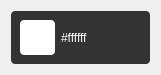
<?xml version="1.0" encoding="UTF-8"?>
<ui version="4.0">
 <class>SmallForm</class>
 <widget class="QWidget" name="SmallForm">
  <property name="geometry">
   <rect>
    <x>0</x>
    <y>0</y>
    <width>166</width>
    <height>79</height>
   </rect>
  </property>
  <property name="windowTitle">
   <string>Form</string>
  </property>
  <layout class="QHBoxLayout" name="horizontalLayout_2">
   <property name="sizeConstraint">
    <enum>QLayout::SetFixedSize</enum>
   </property>
   <property name="leftMargin">
    <number>11</number>
   </property>
   <property name="topMargin">
    <number>11</number>
   </property>
   <property name="rightMargin">
    <number>11</number>
   </property>
   <property name="bottomMargin">
    <number>11</number>
   </property>
   <item>
    <widget class="QWidget" name="widget" native="true">
     <property name="styleSheet">
      <string notr="true">background-color: rgb(51, 51, 51);
border-radius: 4px;</string>
     </property>
     <layout class="QHBoxLayout" name="horizontalLayout">
      <item>
       <widget class="QFrame" name="frame">
        <property name="minimumSize">
         <size>
          <width>35</width>
          <height>35</height>
         </size>
        </property>
        <property name="maximumSize">
         <size>
          <width>35</width>
          <height>35</height>
         </size>
        </property>
        <property name="styleSheet">
         <string notr="true">background-color: rgb(255, 255, 255);</string>
        </property>
        <property name="frameShape">
         <enum>QFrame::StyledPanel</enum>
        </property>
        <property name="frameShadow">
         <enum>QFrame::Raised</enum>
        </property>
       </widget>
      </item>
      <item>
       <widget class="QLabel" name="label">
        <property name="minimumSize">
         <size>
          <width>80</width>
          <height>0</height>
         </size>
        </property>
        <property name="maximumSize">
         <size>
          <width>80</width>
          <height>16777215</height>
         </size>
        </property>
        <property name="styleSheet">
         <string notr="true">font: 700 14pt &quot;Microsoft YaHei UI&quot;;
color: rgb(255, 255, 255);</string>
        </property>
        <property name="text">
         <string>#ffffff</string>
        </property>
       </widget>
      </item>
     </layout>
    </widget>
   </item>
  </layout>
 </widget>
 <resources/>
 <connections/>
</ui>
